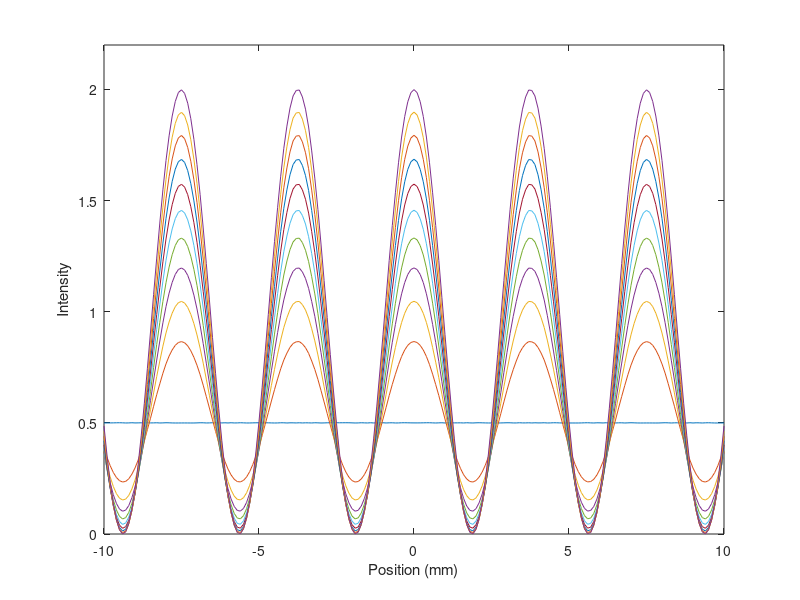

Here is the MATLAB script that generated this plot: (Note: this script raises an error after producing the figure.)
function [] = doubleslitSimulation()
%Distance between slits in meter
dSlit = 133e-6;
%Wavelength in m 
lambda = 832e-9;
% length of free space path in meter
D = 0.6;

%Intensity ratio between the slits:
ratio = 0:0.1:1;
ratioMatrix = ones(1,1, length(ratio));
ratioMatrix(1,1,:) =  ratio;
%phase difference between the two light sources:
DeltaTheta = 0:0.1:pi/2;
DeltaThetaMatrix = ones(1,1,1, length(DeltaTheta));
DeltaThetaMatrix(1,1,1,:) =  DeltaTheta;

%% 
%original phases at the beginning:
theta1 = 0:0.01:2*pi;  
theta1 = theta1';
theta2 = theta1 + DeltaThetaMatrix;

%horizontal Position after the free space path (zero is middle) in meter:
position = -0.01:0.0001:0.01;

%Path lengths from doubleslit to measurement points for slit 1 (left from
%the middle):
s1 = sqrt((position + dSlit/2).^2 + D^2);
s2 = sqrt((position - dSlit/2).^2 + D^2); 

%Phases from the path:
phase1 = mod(2*pi/lambda * s1, 2*pi);
phase2 = mod(2*pi/lambda * s2, 2*pi);

% Intensity pattern:

Int = abs( sqrt(ratioMatrix).*cos(theta1 + phase1)  +  cos(theta2 + phase2) ).^2;

%averaging over all phases of one light source 
%(corresponding to averaging over one cycle of the electrical field (with fixed phase difference
%between the light sources):

Int = mean(Int,1);

%plot all intensity ratios for one DeltaTheta:
IntReshaped = Int(:,:,:,1);
IntReshaped = reshape(IntReshaped,[size(IntReshaped,2) size(IntReshaped,3)]);
plot(IntReshaped);
plot(position*1000,IntReshaped, '-');
xlabel('Position (mm)');
ylabel('Intensity');
ylim([0 2.2]);
graphicsSettings();
savefig(['PatternForIntensityRatios-' num2str(min(ratio)) '-' num2str(max(ratio)) '-DeltaTheta-' num2str(DeltaTheta(1)) '.fig']);
clf();

%averaging over the intensity ratios:
IntAveraged = mean(Int,3);
plot(position*1000,IntAveraged(1,:,1,1), '-');
xlabel('Position (mm)');
ylabel('Intensity');
ylim([0 2.2]);
graphicsSettings();
savefig(['PatternForAveragedIntensityRatios-' num2str(min(ratio)) '-' num2str(max(ratio)) '-DeltaTheta-' num2str(DeltaTheta(1)) '.fig']);
clf();

%plot all deltaThetas for intensity ratio 1:
IntReshaped = Int(:,:,end,:);
IntReshaped = reshape(IntReshaped,[size(IntReshaped,2) size(IntReshaped,4)]);
plot(IntReshaped);
plot(position*1000,IntReshaped, '-');
xlabel('Position (mm)');
ylabel('Intensity');
ylim([0 2.2]);
graphicsSettings();
savefig(['PatternForDeltaThetas-' num2str(min(DeltaTheta)) '-' num2str(max(DeltaTheta)) '-IntensityRatio-' num2str(ratio(end)) '.fig']);
clf();

%averaging over the deltaThetas for one intensity ratio:
IntAveraged = mean(Int,4);
plot(position*1000,IntAveraged(1,:,end,1), '-');
xlabel('Position (mm)');
ylabel('Intensity');
ylim([0 2.2]);
graphicsSettings();
savefig(['PatternForAveragedDeltaThetas-' num2str(min(DeltaTheta)) '-' num2str(max(DeltaTheta)) '-IntensityRatio-' num2str(ratio(end)) '.fig']);
clf();

%averaging over deltaThetas and intensity ratios:
IntAveraged = mean(Int,4);
IntAveraged = mean(IntAveraged,3);
plot(position*1000,IntAveraged(1,:,1,1), '-');
xlabel('Position (mm)');
ylabel('Intensity');
ylim([0 2.2]);
graphicsSettings();
savefig(['PatternForAveragedDeltaThetas-' num2str(min(DeltaTheta)) '-' num2str(max(DeltaTheta)) '-AveragedIntensityRatios-' num2str(min(ratio)) '-' num2str(max(ratio)) '.fig']);
clf();


end